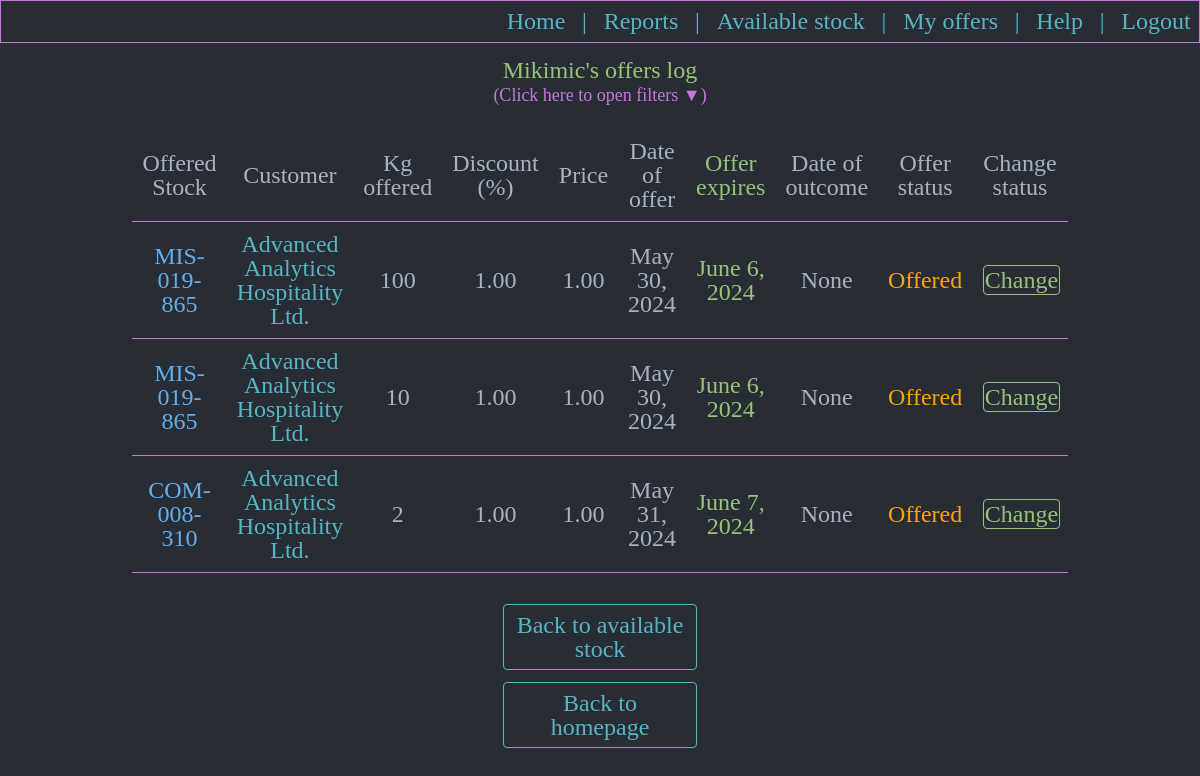
/userpendingoffers/ (signed in), run on an earlier commit of the app's database.
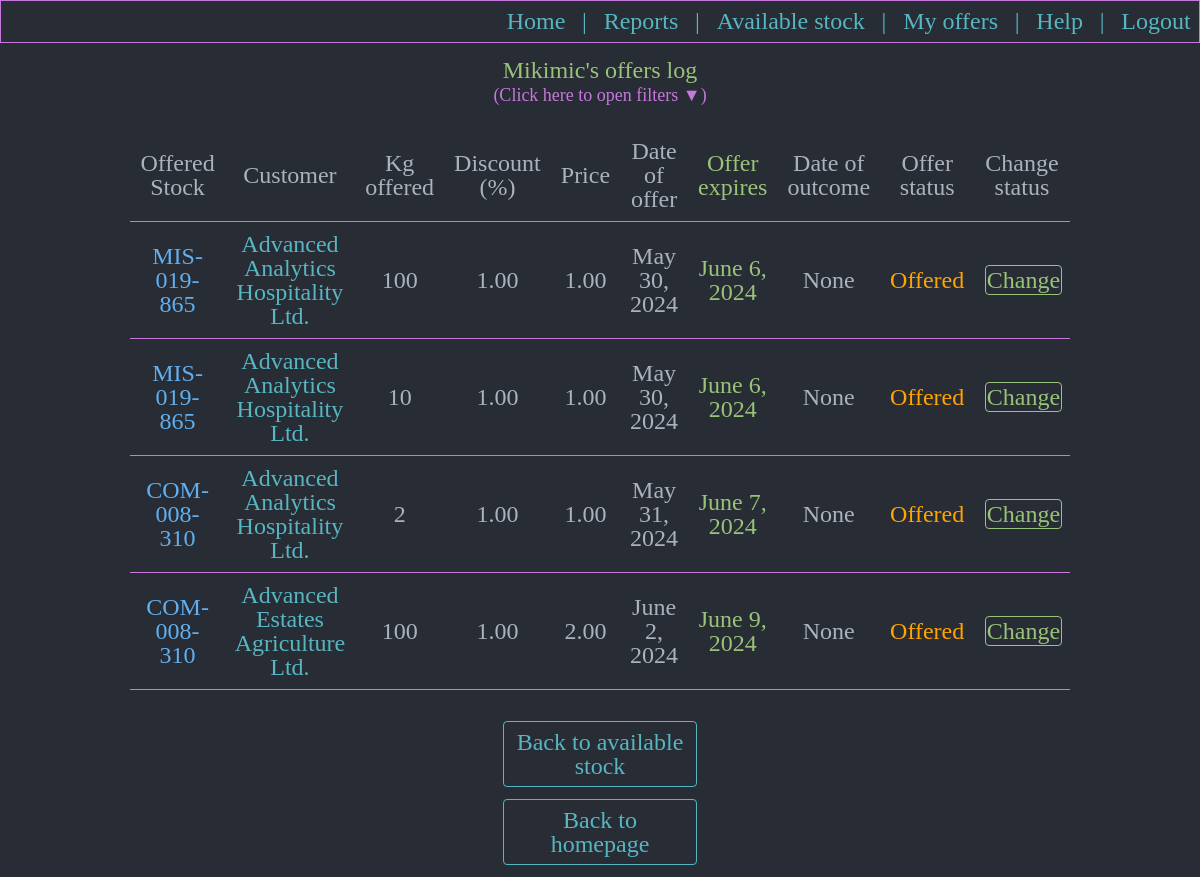
And on a later commit of the database.
### aged/models.py (models this page shows, shortened)
class OffersLog(models.Model):
    sales_rep_that_made_the_offer = models.ForeignKey(User, null=True, on_delete=models.SET_NULL)
    offered_stock = models.ForeignKey(AvailableStock, null=True, on_delete=models.SET_NULL)
    offered_product = models.ForeignKey(Products, on_delete=models.RESTRICT)
    customer_that_received_offer = models.ForeignKey(Customers, on_delete=models.RESTRICT)
    offered_sold_or_declined_quantity_kg = models.IntegerField()
    STATUS_CHOICES = ( ('Offered', 'Offered'), ('Declined', 'Declined'), ('Sold', 'Sold'), ('Offer Expired', 'Offer Expired'))
    offer_status = models.CharField(max_length=20, choices=STATUS_CHOICES)
    discount_offered_percents = models.DecimalField(max_digits=5, decimal_places=2)
    price_per_kg_offered = models.DecimalField(max_digits=7, decimal_places=2)
    date_of_offer = models.DateField()
    expiration_date_of_offer = models.DateField(null=True, blank=True)
    date_of_outcome = models.DateField(null=True, blank=True)
    stock_expired = models.BooleanField(default=False)
    class Meta:
        verbose_name_plural = 'Offers log'

class Products(models.Model):
    cod_material = models.CharField(max_length=100)
    description = models.CharField(max_length=200, null=True, blank=True)
    product_brand = models.ForeignKey(Brands, null=True, blank=True, on_delete=models.SET_NULL)
    product_material_type = models.ForeignKey(MaterialType, null=True, blank=True, on_delete=models.SET_NULL)
    class Meta:
        verbose_name_plural = 'Products'

class Customers(models.Model):
    customer_name = models.CharField(max_length=100)
    customer_number = models.IntegerField()
    salesperson_owning_account = models.ForeignKey(User, null=True, blank=True, on_delete=models.SET_NULL)
    allocated_customer_service_rep = models.ForeignKey(CustomerService, null=True, blank=True, on_delete=models.SET_NULL)
    STATUS_CHOICES = ( ('Active', 'Active'), ('Inactive', 'Inactive'), )
    customer_status = models.CharField(max_length=10, choices=STATUS_CHOICES)
    def __str__(self):
        return self.customer_name
    class Meta:
        verbose_name_plural = 'Customers'

### aged/views.py (the view)
# urls.py: path('userpendingoffers/', views.userpendingoffers, name='userpendingoffers'),
@login_required
def userpendingoffers(request):
    azi = datetime.datetime.today()
    sixtyDaysAgo = (azi - datetime.timedelta(days=60)).date()
    pending = OffersLog.objects.filter(date_of_offer__gte=sixtyDaysAgo, sales_rep_that_made_the_offer=request.user).all().order_by('offer_status')
    return render(request, 'aged/userpendingoffers.html', {'pending': pending})

### aged/templates/aged/userpendingoffers.html (shortened to what this page needs)
{% extends 'aged/base.html' %}
{% load static %}
{% block body %}
<div class="div_menu_no_border">
<p class="p_menu">{{user}}'s offers log </p>
<p class = "p_div_filter" id="p_filter_message">(Click here to open filters ▼)</p>
{% if pending|length > 0 %}
<table  cellpadding="10" cellspacing="10" class="table_stocks_and_report">
  <tr class = "tr_first_line">
    <th> Offered Stock </th>
    <th> Customer </th>
    <th> Kg offered </th>
    <th> Discount (%) </th>
    <th> Price </th>
    <th> Date of offer </th>
    <th class="table_status_sold">Offer expires</th>
    <th> Date of outcome </th>
    <th> Offer status </th>
    <th> Change status </th>
  </tr>
  {% for obj in pending %}
  {% if obj.offer_status == "Offer Expired" %}
  <tr class="OfferExpired">
  {% else %}
  <tr class="{{ obj.offer_status }}">
  {% endif %}
    <td class="table_sku">{{ obj.offered_product.cod_material }}</td>
    <td class="table_customer">{{ obj.customer_that_received_offer }}</td>
    <td>{{ obj.offered_sold_or_declined_quantity_kg }}</td>
    <td>{{ obj.discount_offered_percents }}</td>
    <td>{{ obj.price_per_kg_offered }}</td>
    <td>{{ obj.date_of_offer }}</td>
    <td class="table_status_sold">{{ obj.expiration_date_of_offer }}</td>
    <td>{{ obj.date_of_outcome }}</td>
    {% if obj.offer_status == "Offered" %}
    <td style="color:orange">{{ obj.offer_status }}</td>
      {% if obj.stock_expired == True %}
      <td style="color:red">Stock Expired</td>
      {% else %}
      <td><a class="a_menu_make_offer" href="{% url 'changeofferedstatus' offer_id=obj.id %}"> Change </a></td>
      {% endif %}
    {% endif %}
  </tr>
  {% endfor %}
</table>
{% else %}
<p style="color:red">You have no activity to show!</p>
{% endif %}
<a class="a_menu" href="{% url 'userseallstock' %}">Back to available stock</a>
<a class="a_menu" href="{% url 'home' %}">Back to homepage</a>
</div>
{% endblock %}

What changed in the data, as far as the page shows it:
added OffersLog: offered_product.cod_material "COM-008-310", customer_that_received_offer "Advanced Estates Agriculture Ltd.", offered_sold_or_declined_quantity_kg "100", discount_offered_percents "1.00", price_per_kg_offered "2.00", date_of_offer "June 2, 2024", expiration_date_of_offer "June 9, 2024", date_of_outcome "None", offer_status "Offered", stock_expired "Change"
